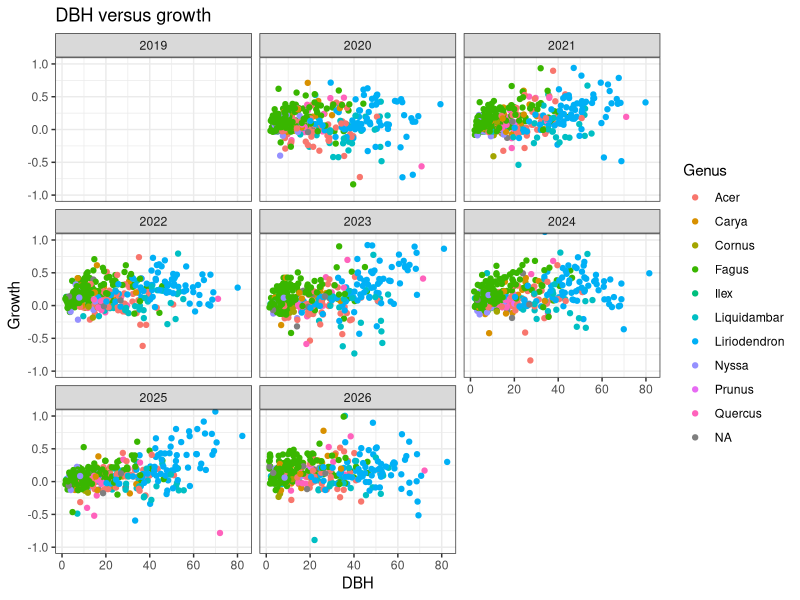
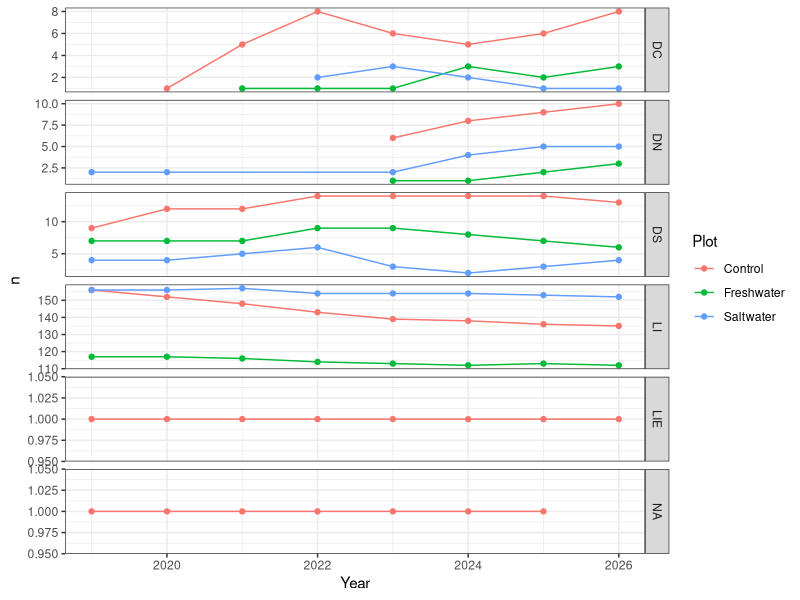
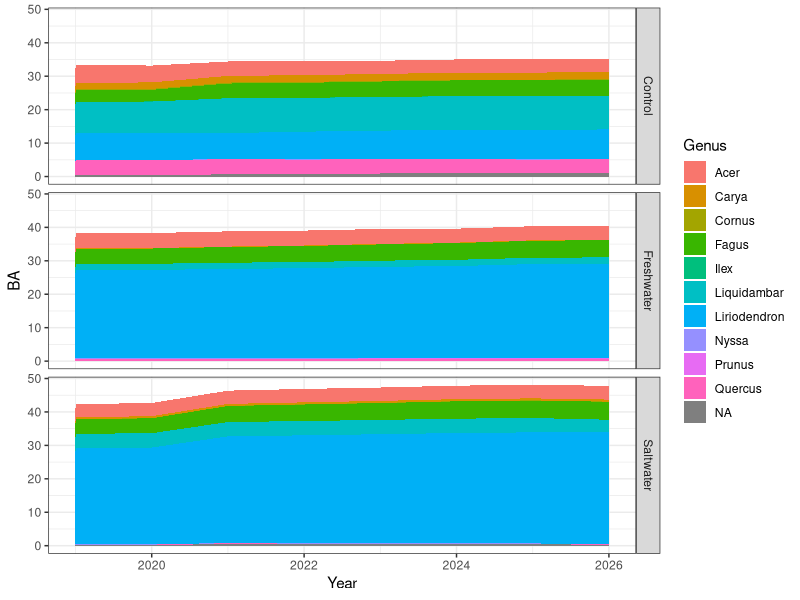
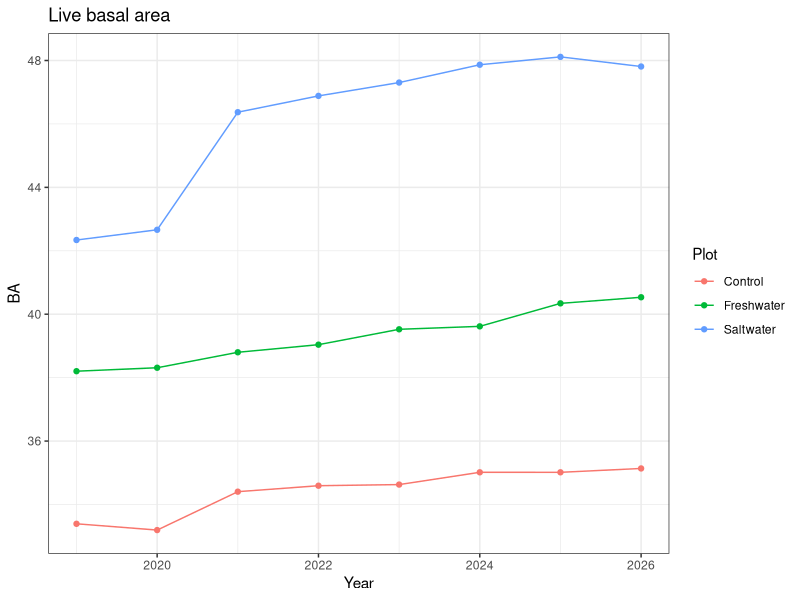
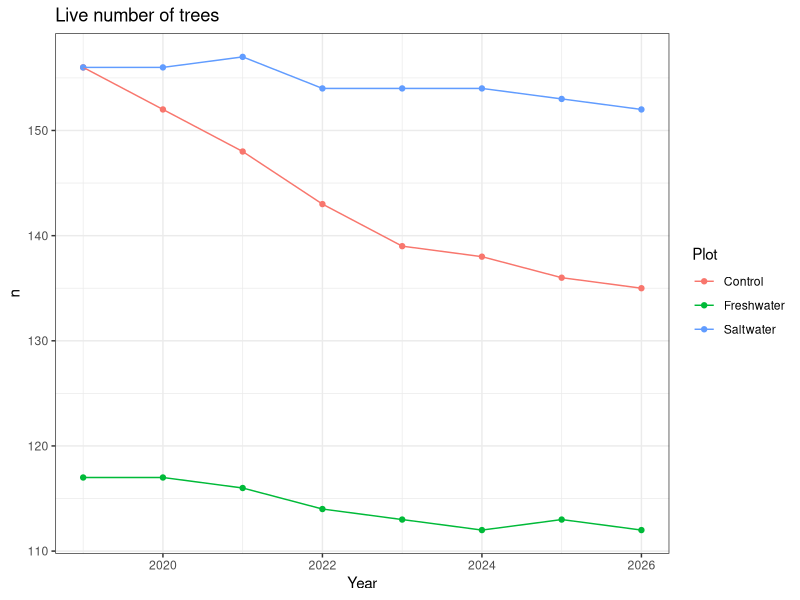

These figures' R source, in order:
## ---- chunk 1
knitr::opts_chunk$set(echo = TRUE)

# QA/QC and summarize the TEMPEST inventory data
# BBL March 22022

library(readr)
library(dplyr)
library(tidyr)
library(ggplot2)
theme_set(theme_bw())
## ---- chunk 2
inv <- read_csv("./Data/tree_inventory/inventory.csv",
                col_types = cols(
                    Plot = col_character(),
                    Section = col_character(),
                    Tree_ID = col_double(),
                    Grid = col_character(),
                    DBH_2019 = col_double(),
                    Date_2019 = col_date(format = ""),
                    Species_code = col_character(),
                    Status_2019 = col_character(),
                    DBH_2020 = col_double(),
                    Date_2020 = col_date(format = ""),
                    Status_2020 = col_character(),
                    Date_2021 = col_date(format = ""),
                    DBH_2021 = col_double(),
                    Status_2021 = col_character(),
                    Date_2022 = col_date(format = ""),
                    DBH_2022 = col_double(),
                    Status_2022 = col_character(),
                    Date_2023 = col_date(format = ""),
                    DBH_2023 = col_double(),
                    Status_2023 = col_character(),
                    Date_2024 = col_date(format = ""),
                    DBH_2024 = col_double(),
                    Status_2024 = col_character(),
                    Date_2025 = col_date(format = ""),
                    DBH_2025 = col_double(),
                    Status_2025 = col_character(),
                    In_Plot = col_logical(),
                    Notes = col_character(),
                    JS_codes = col_character()
                )
)
                
genera <- read_csv("./Data/tree_inventory/species_genera.csv", 
                   col_types = "cc")

# There are some trees in our records that aren't in the plot, because of plot
# relocation several years ago. Remove them
inv <- filter(inv, In_Plot)

# Compute growth
# Growth_{year} is the difference between DBH_{year} and DBH_{year-1}
# It may be negative, because of inaccuracies in hand measurement of DBH
# Also flag resurrection and zombie trees
cn <- colnames(inv)
cn <- cn[grep("DBH_[0-9]{4}$", cn)]
years <- as.integer(gsub("DBH_", "", cn))
for(yr in years[-1]) {
    inv[[paste0("Growth_", yr)]] <- inv[[paste0("DBH_", yr)]] - inv[[paste0("DBH_", yr-1)]]
    inv[[paste0("Resurrect_", yr)]] <- inv[[paste0("Status_", yr)]] == "LI" &
        inv[[paste0("Status_", yr-1)]] %in% c("DS", "DC")
    inv[[paste0("Zombie_", yr)]] <- inv[[paste0("Status_", yr)]] == "DS" &
        inv[[paste0("Status_", yr-1)]] == c("DC")}

# The inventory file is 'wide'; we want it long
# Helper function: pivot_longer and separate {prefix}_{year}
pivot_and_split <- function(df, col_prefix) {
    stopifnot(any(grepl(col_prefix, colnames(df)))) # not present
    newcol <- gsub("_", "", col_prefix)
    df %>%
        select(Plot, Section, Tree_ID, Grid, Species_code, starts_with(col_prefix)) %>%
        pivot_longer(cols = starts_with(col_prefix), values_to = newcol) %>%
        separate(name, into = c("x", "Year")) %>%
        select(-x)
}

# Reshape and split the date_{year}, Status_{year}, and DBH_{year} columns
inv_long_dbh <- pivot_and_split(inv, "DBH_")
inv_long_date <- pivot_and_split(inv, "Date_")
inv_long_growth <- pivot_and_split(inv, "Growth_")
inv_long_resurrect <- pivot_and_split(inv, "Resurrect_")
inv_long_zombie <- pivot_and_split(inv, "Zombie_")
joincols <- c("Plot", "Section", "Tree_ID", "Grid", "Species_code", "Year")
inv %>%
    pivot_and_split("Status_") %>%
    left_join(inv_long_dbh, by = joincols) %>%
    left_join(inv_long_growth, by = joincols) %>%
    left_join(inv_long_resurrect, by = joincols) %>%
    left_join(inv_long_zombie, by = joincols) %>%
    left_join(inv_long_date, by = joincols) %>%
    # clean up
    mutate(Year = as.integer(Year)) %>%
    arrange(Plot, Tree_ID, Year) %>% 
    # add genus information for cleaner graphs
    left_join(genera, by = "Species_code") %>% 
    # status codes propagate to following years
    mutate(Status_original = Status) %>% 
    fill(Status) ->
    inv_long

rm(inv_long_dbh, inv_long_date, inv_long_growth, inv_long_resurrect, inv_long_zombie)
## ---- chunk 3
growth_limits <- c(-1.0, 1.0)
ggplot(inv_long, aes(DBH, Growth, color = Genus)) +
    geom_jitter(na.rm = TRUE) + 
    coord_cartesian(ylim = growth_limits) + 
    ggtitle("DBH versus growth") +
    facet_wrap(~Year)

inv_long %>% 
    filter(Growth >= min(growth_limits), Growth <= max(growth_limits)) %>% 
    group_by(Genus, Year) %>% 
    summarise(Growth = mean(Growth, na.rm = TRUE),
              .groups = "drop") %>% 
    pivot_wider(names_from = "Year", values_from = "Growth") %>% 
    knitr::kable(caption = "Growth by genus and year", digits = 2)

inv_long %>% 
    filter(Growth < min(growth_limits) | Growth > max(growth_limits)) %>% 
    select(Plot, Section, Tree_ID, Grid, Species_code, Year, Status, DBH, Growth) %>% 
    knitr::kable(caption = "Extreme growth values")
## ---- chunk 4
inv_long %>% 
    filter(Resurrect) %>% 
    select(Plot, Section, Tree_ID, Grid, Species_code, Year, Status, DBH) %>% 
    knitr::kable()
## ---- chunk 5
inv_long %>% 
    filter(Zombie) %>% 
    select(Plot, Section, Tree_ID, Grid, Species_code, Year, Status, DBH) %>% 
    knitr::kable()
## ---- chunk 6
inv_long %>% 
    filter(!Status %in% c("LI", "DS", "DC", "DN")) %>% 
    knitr::kable(caption = "Bad status")

inv_long %>% 
    filter(DBH < 1) %>% 
    knitr::kable(caption = "Bad DBH")

inv_long %>%
    filter(Status == "LI", is.na(Species_code)) %>%
    group_by(Plot, Section, Tree_ID, Grid, Species_code) %>% 
    summarise(Year = paste(Year, collapse = ", "), .groups = "drop") %>% 
    knitr::kable(caption = "Live tree, unknown species")
## ---- chunk 7
# Number of trees
inv_long %>%
    group_by(Plot, Year, Status) %>%
    summarise(n = n(), .groups = "drop") %>%
    ggplot(aes(Year, n, color = Plot, group = Plot)) +
    geom_point() +
    geom_line() +
    facet_grid(Status~., scales = "free")
## ---- chunk 8
# Live trees species mix
inv_long %>%
    filter(Status == "LI") %>%
    group_by(Plot, Year, Genus) %>%
    summarise(n = n(),
              BA = sum(((DBH / 100) / 2) ^ 2 * pi, na.rm = TRUE) * 10000 / (50 * 40),
              .groups = "drop") ->
    species_mix

# Make a table of fractional BA
species_mix %>% 
    filter(Year == max(Year)) %>% 
    group_by(Plot) %>% 
    mutate(BA_frac = BA / sum(BA)) %>% 
    knitr::kable(caption = "Basal area by plot and species")

# Live trees BA
ggplot(species_mix, aes(Year, BA, fill = Genus)) +
    geom_area(position="stack") +
    facet_grid(Plot~.)
## ---- chunk 9
species_mix %>%
    group_by(Plot, Year) %>%
    summarise(n = sum(n),
              BA = sum(BA, na.rm = TRUE),
              .groups = "drop") ->
    plot_totals

ggplot(plot_totals, aes(Year, BA, color = Plot, group = Plot)) + geom_point() + geom_line() + ggtitle("Live basal area")
ggplot(plot_totals, aes(Year, n, color = Plot, group = Plot)) + geom_point() + geom_line() + ggtitle("Live number of trees")
